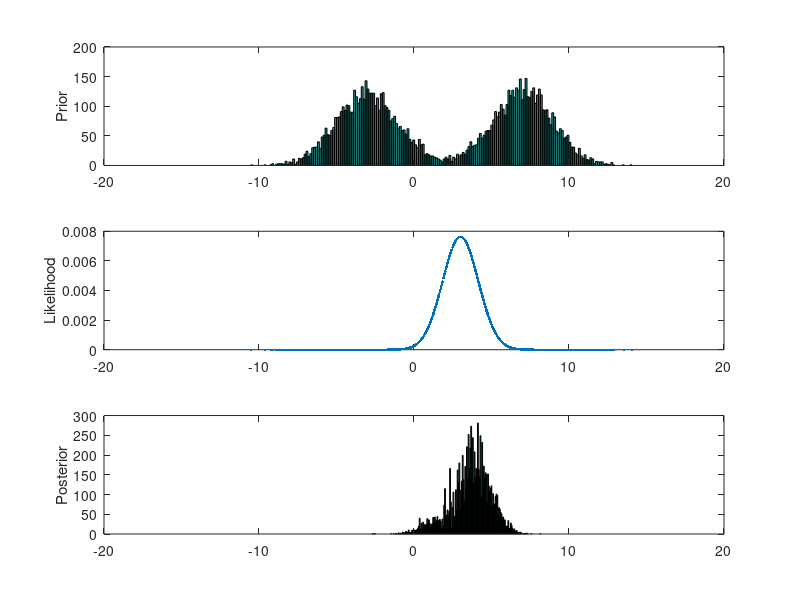

This chart was generated by the following MATLAB code:
% an exercise with three observations

clear all; close all; clc;

%% 
% ###################################
% ########    PARAMETERS    #########
% ###################################

% Prior
m1 = -3;     % first peak in prior
m2 = 7;      % second peak in prior 
s = 2;      % standard deviation (represents uncertainty in the prior belief)

% Observation
x = [3 3.4 2.6];          % observed location (represent signal from your sensor)
sx = 2;         % standard deviation for observation (represents uncertainty in the sensor)

% Number of samples (for the Sampling method)
N = 10000;

%% 
% ########################
% #####   SAMPLING   #####
% ########################

% =============================================================
% Step 1:
% Goal: Sample from the prior distribution
% 1. Define the range of all possible target locations
tmin = -20;     % minimum t
tmax = 20;      % maximum t
stepsize = .01; 
t = tmin : stepsize : tmax; % T: from tmin to tmax, with spacing = stepsize


% [WRITE YOUR CODES BELOW]
% 2. Compute prior probabilities for each possible location
prior = normpdf(t,m1,s) + normpdf(t,m2,s);
prior_weights = prior/sum(prior);

% 3: draw random samples according to the prior distribution
prior_sample = randsample(t,N,true,prior_weights); %first param is t, not prior, because we just needed weights

% =============================================================
% Step 2:
% Goal: Compute the likelihood for each sampled t(i) using normpdf(X,M,SD) function
% At observation x, we assume the likelihood probability
%  to be obtained from a normal distribution at x, 
%  with mean = t(i) and standard deviation = SDx

% [WRITE YOUR CODES BELOW]
for i = 1:length(x)
    likelihood_loc(i,:) = normpdf(x(i),prior_sample,sx);
end
likelihood = prod(likelihood_loc,1);

% =============================================================
% Step 3:
% Goal: Compute the weight for each sampled t(i)

% MATLAB syntax:
% Simply divide each likelihood by the sum of all likelihoods,
%  and assign the output to a vector called Weights, or anything you like.

% [WRITE YOUR CODES BELOW]
weights = likelihood/sum(likelihood);


% =============================================================
% Step 4:
% Goal: Resample from all t's, based on Weights computed in Step 3.
% This step is equivalent to sampling from the posterior distribution.
% 

% MATLAB syntax:
% To obtain samples from an existing vector, 
%  use the randsample() function.
% E.g.,    randsample(SOURCE, K, true, W)
%  draws K random samples from all elements in vector SOURCE
%   with each element being weighted by the weight vector W


% [WRITE YOUR CODES BELOW]
posterior_sample = randsample(prior_sample,N,true,weights);

% =============================================================
% Step 5:
% Goal: Obtain an estimate from the posterior samples
%  To be consistent with the Analytical method, 
%  we use the mean of the posterior distribution as an estimate.

% MATLAB syntax:
% Use the mean() function
% E.g.,  mean(S)  returns the mean across all elements in vector S
% Use the median() function
% E.g.,  median(S)  returns the median across all elements in vector S
mean_estimate = mean(posterior_sample);
median_estimate = median(posterior_sample);


% ##################################
% ##### (2)REPORTING RESULTS   #####
% ##################################

% [WRITE YOUR CODES BELOW]



% % ##################################
% % #####  (3)DISTRIBUTION PLOT  #####
% % ##################################
% Define figure properties
figure('Name','Model Results');     % open a new figure window, with the name "Model Results"
plotrow = 3;                        % number of rows of plots in the figure
plotcol = 1;                        % number of columns of plots in the figure
a = zeros(1,plotrow*plotcol);       % declare vector a, for storing all axis indices for later formatting

a(1) = subplot(plotrow,plotcol,1); % define subplot location
% Plot the HISTOGRAM of all samples from the Prior sampling
% This should resemble the prior distribution

% Fill in the blank: a vector containing samples from the PRIOR distribution
hist(prior_sample,200);
ylabel('Prior');


a(2) = subplot(plotrow,plotcol,2); % define subplot location
% Plot the likelihood computed for each prior sample
% This should resemble the likelihood probabilities from analytical method

% X axis: the vector containing samples from the PRIOR distribution
% Y axis: the vector containing LIKELIHOOD probabily for each sample
plot(prior_sample, likelihood,'.');
ylabel('Likelihood');


a(3) = subplot(plotrow,plotcol,3); % define subplot location
% Plot the HISTOGRAM for the posterior sampling
% This should resemble the posterior distribution

% Fill in the blank: a vector containing samples from the POSTERIOR distribution
hist(posterior_sample,200);
ylabel('Posterior');

% ...........................
% ... Formatting the axis ...
% ...........................

% Set X axis limits to [tmin tmax], for all axes indexed in a
set(a,'Xlim',[tmin tmax]);


% #####################################
% #####   (4)COMPUTE PROBABILITY  #####
% #####################################
% use the posterior samples to compute the relative frequency that samples
% take values with the range of 3 to 5.

% [WRITE YOUR CODES BELOW]
relative_frequency_values = posterior_sample(3<posterior_sample & posterior_sample<5);
relative_frequency = length(relative_frequency_values)/N;


% ########################################
% #####   (5)COMPUTE MODEL EVIDENCE  #####
% ########################################
% use the likelihoods for samples to compute model evidence

% [WRITE YOUR CODES BELOW]
model_evidence = sum(likelihood)/N;

disp(mean_estimate);
disp(median_estimate);
disp(relative_frequency);
disp(model_evidence);



